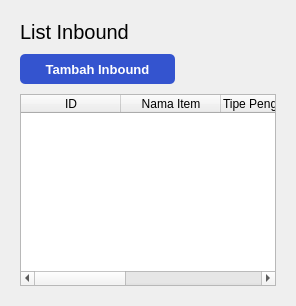
                    <widget class="QWidget" name="inboundTablePage">
                     <property name="sizePolicy">
                      <sizepolicy hsizetype="Expanding" vsizetype="Expanding">
                       <horstretch>0</horstretch>
                       <verstretch>0</verstretch>
                      </sizepolicy>
                     </property>
                     <property name="styleSheet">
                      <string notr="true">#inboundCreateBtn{
	background-color: #3454CF;
	color: #fff;
	border-radius: 5px
}</string>
                     </property>
                     <layout class="QVBoxLayout" name="verticalLayout_23">
                      <item alignment="Qt::AlignTop">
                       <widget class="QWidget" name="inboundData" native="true">
                        <property name="sizePolicy">
                         <sizepolicy hsizetype="Expanding" vsizetype="Expanding">
                          <horstretch>0</horstretch>
                          <verstretch>0</verstretch>
                         </sizepolicy>
                        </property>
                        <layout class="QVBoxLayout" name="verticalLayout_24">
                         <property name="spacing">
                          <number>10</number>
                         </property>
                         <item>
                          <widget class="QLabel" name="inboundLabel">
                           <property name="font">
                            <font>
                             <pointsize>15</pointsize>
                            </font>
                           </property>
                           <property name="text">
                            <string>List Inbound</string>
                           </property>
                          </widget>
                         </item>
                         <item>
                          <widget class="QPushButton" name="inboundCreateBtn">
                           <property name="sizePolicy">
                            <sizepolicy hsizetype="Preferred" vsizetype="Preferred">
                             <horstretch>0</horstretch>
                             <verstretch>0</verstretch>
                            </sizepolicy>
                           </property>
                           <property name="minimumSize">
                            <size>
                             <width>0</width>
                             <height>30</height>
                            </size>
                           </property>
                           <property name="maximumSize">
                            <size>
                             <width>155</width>
                             <height>16777215</height>
                            </size>
                           </property>
                           <property name="font">
                            <font>
                             <pointsize>10</pointsize>
                             <weight>75</weight>
                             <bold>true</bold>
                            </font>
                           </property>
                           <property name="cursor">
                            <cursorShape>PointingHandCursor</cursorShape>
                           </property>
                           <property name="text">
                            <string>Tambah Inbound</string>
                           </property>
                          </widget>
                         </item>
                         <item>
                          <widget class="QTableWidget" name="inboundTable">
                           <property name="sizePolicy">
                            <sizepolicy hsizetype="Expanding" vsizetype="Preferred">
                             <horstretch>0</horstretch>
                             <verstretch>0</verstretch>
                            </sizepolicy>
                           </property>
                           <property name="cursor" stdset="0">
                            <cursorShape>PointingHandCursor</cursorShape>
                           </property>
                           <property name="sortingEnabled">
                            <bool>false</bool>
                           </property>
                           <property name="wordWrap">
                            <bool>true</bool>
                           </property>
                           <attribute name="horizontalHeaderCascadingSectionResizes">
                            <bool>false</bool>
                           </attribute>
                           <attribute name="horizontalHeaderStretchLastSection">
                            <bool>true</bool>
                           </attribute>
                           <attribute name="verticalHeaderVisible">
                            <bool>false</bool>
                           </attribute>
                           <attribute name="verticalHeaderCascadingSectionResizes">
                            <bool>false</bool>
                           </attribute>
                           <attribute name="verticalHeaderStretchLastSection">
                            <bool>false</bool>
                           </attribute>
                           <column>
                            <property name="text">
                             <string>ID</string>
                            </property>
                           </column>
                           <column>
                            <property name="text">
                             <string>Nama Item</string>
                            </property>
                           </column>
                           <column>
                            <property name="text">
                             <string>Tipe Pengiriman</string>
                            </property>
                            <property name="textAlignment">
                             <set>AlignLeading|AlignVCenter</set>
                            </property>
                           </column>
                           <column>
                            <property name="text">
                             <string>Lokasi Pengiriman</string>
                            </property>
                           </column>
                           <column>
                            <property name="text">
                             <string>Timestamp</string>
                            </property>
                           </column>
                          </widget>
                         </item>
                        </layout>
                       </widget>
                      </item>
                     </layout>
                    </widget>
